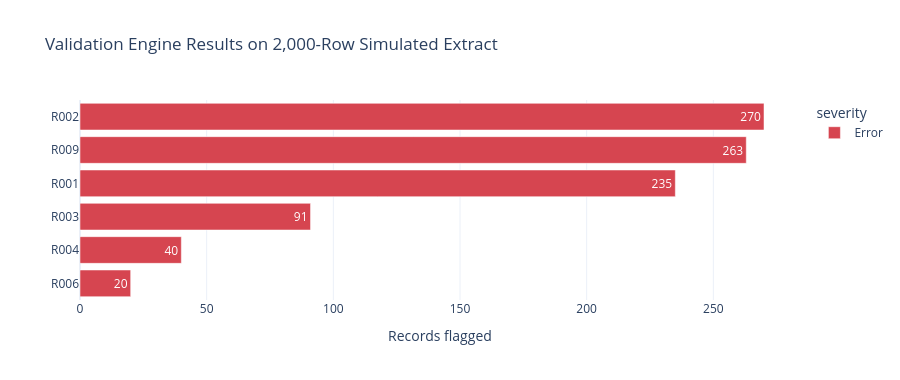

Write notebook code for a chart like this one.
### Code cell
fig_engine = px.bar(engine_results.sort_values("violations"), x="violations", y="rule_id",
                     orientation="h", color="severity", text="violations",
                     color_discrete_map={"Error": "#D64550", "Warning": "#E8A33D"},
                     template=PLOT_TEMPLATE, title=f"Validation Engine Results on {N:,}-Row Simulated Extract")
fig_engine.update_layout(height=380, xaxis_title="Records flagged", yaxis_title=None)
fig_engine.show()

### Figure 1 — Plotly figure (JSON) as saved in the notebook; plotly's stock layout.template omitted (floating-point values rounded to 4 significant figures)
{"data": [{"hovertemplate": "severity=Error<br>violations=%{text}<br>rule_id=%{y}<extra></extra>", "legendgroup": "Error", "marker": {"color": "#D64550", "pattern": {"shape": ""}}, "name": "Error", "orientation": "h", "showlegend": true, "text": [20.0, 40.0, 91.0, 235.0, 263.0, 270.0], "textposition": "auto", "type": "bar", "x": [20, 40, 91, 235, 263, 270], "xaxis": "x", "y": ["R006", "R004", "R003", "R001", "R009", "R002"], "yaxis": "y"}], "layout": {"barmode": "relative", "height": 380, "legend": {"title": {"text": "severity"}, "tracegroupgap": 0}, "title": {"text": "Validation Engine Results on 2,000-Row Simulated Extract"}, "xaxis": {"anchor": "y", "domain": [0.0, 1.0], "title": {"text": "Records flagged"}}, "yaxis": {"anchor": "x", "domain": [0.0, 1.0], "title": {}}}}
